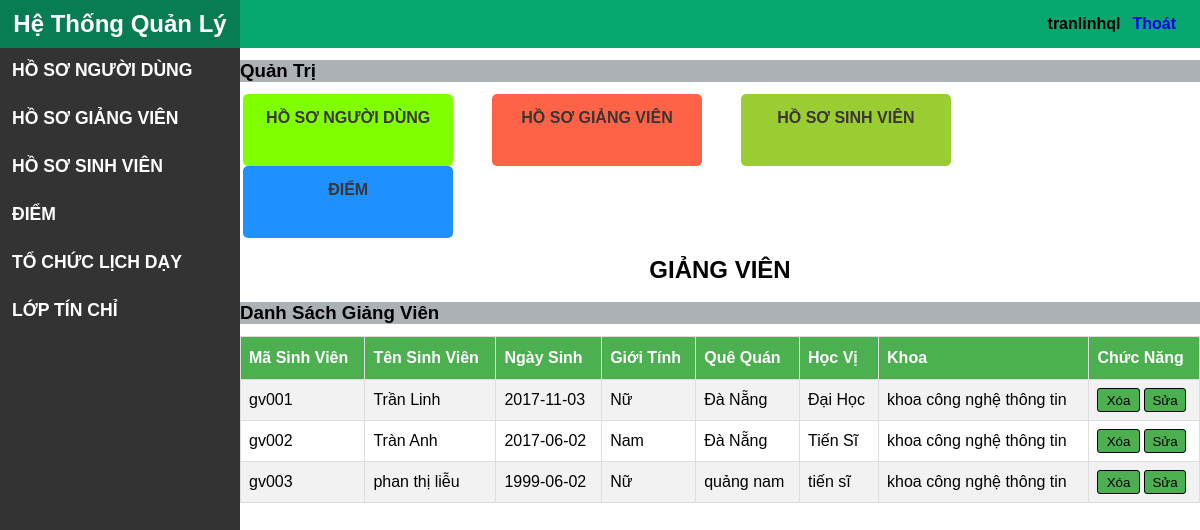
The app's page /GiangVien/LayDanhSachGiangVien/mk001 (signed in) with its own data.
### tables this page shows
CREATE TABLE `giangvien` (
  `magv` varchar(20) NOT NULL,
  `tengv` varchar(100) DEFAULT NULL,
  `gioitinh` bit(1) DEFAULT NULL,
  `ngaysinh` date DEFAULT NULL,
  `quequan` varchar(100) DEFAULT NULL,
  `hocvi` varchar(100) DEFAULT NULL,
  `makhoa` varchar(20) DEFAULT NULL
);

CREATE TABLE `khoa` (
  `makhoa` varchar(20) NOT NULL,
  `tenkhoa` varchar(100) DEFAULT NULL,
  `namthanhlap` int(11) DEFAULT NULL
);

### mvc/core/Controller.php (called while the page is built, shortened)
<?php
class Controller
{
    public function view($view, $data = [])
    {
        require_once "./mvc/views/" . $view . ".php";
    }
}

### mvc/controllers/GiangVien.php (called while the page is built, shortened)
<?php
class GiangVien extends Controller
{
    public function LayDanhSachGiangVien($makhoa)
    {
        $daoGiangVien = $this->model("DaoGiangVien");
        $arrGiangVien = $daoGiangVien->LayDanhSachGiangVienTheoMaKhoa($makhoa);
        $this->view("LayoutQuanTri", ["page" => "GVXemDanhSach", "css" => "GVXemDanhSach", "arrGiangVien" => $arrGiangVien]);
    }
}

### mvc/core/App.php (called while the page is built, shortened)
<?php
class App
{
   protected $action = "SayHi";
   protected $params = [];
   function __construct()
   {
      $arr = $this->UrlProcess();
      $this->controller=new $this->controller;
      unset($arr[0]);
      if (isset($arr[1])) {
         if (method_exists($this->controller, $arr[1])) {
            $this->action = $arr[1];
         }
      }
      unset($arr[1]);
      if (isset($arr)) {
         $this->params = $arr;
      } else {
         $this->params = [];
      }
      call_user_func_array([$this->controller,$this->action],$this->params);
   }
   function UrlProcess()
   {
      if (isset($_GET['url'])) {
         return explode('/', filter_var(trim($_GET['url'], '/')));
      }
   }
}

### index.php (called while the page is built, shortened)
<?php
$myApp = new App();

### mvc/core/DB.php (called while the page is built, shortened)
<?php
class DB
{
    protected $serverName = "localhost";
    protected $userName = "root";
    protected $password = "";
    function __construct()
    {
        $this->conn=mysqli_connect($this->serverName,$this->userName,$this->password);
     }
}

### mvc/models/DaoGiangVien.php (called while the page is built, shortened)
<?php
class DaoGiangVien extends DB
{
    public function LayDanhSachGiangVienTheoMaKhoa($makhoa)
    {
        $array = [];
        $sql = "SELECT GV.magv,GV.tengv,GV.ngaysinh,GV.gioitinh,GV.quequan,GV.hocvi,GV.makhoa,K.tenkhoa FROM giangvien AS GV JOIN khoa AS K ON GV.makhoa=K.makhoa WHERE GV.makhoa='".$makhoa."'";
        $result = mysqli_query($this->conn, $sql);
        while ($row = mysqli_fetch_assoc($result)) {
            $array[] = $row;
        }
        return $array;
    }
}

### mvc/views/pages/GVXemDanhSach.php (the view)
<div class="content-main">
    <h2>GIẢNG VIÊN</h2>
    <h3>Danh Sách Giảng Viên</h3>
    <table id="customers">
        <tr>
            <th>Mã Sinh Viên</th>
            <th>Tên Sinh Viên</th>
            <th>Ngày Sinh</th>
            <th>Giới Tính</th>
            <th>Quê Quán</th>
            <th>Học Vị</th>
            <th>Khoa</th>
            <th>Chức Năng</th>
        </tr>
        <?php
        $dem = count($data["arrGiangVien"]);
        for ($i = 0; $i < $dem; $i++) {
            $gioitinh = "";
            if ($data["arrGiangVien"][$i]["gioitinh"] == 1) {
                $gioitinh = "Nam";
            } else {
                $gioitinh = "Nữ";
            }
            echo '<tr>
            <td>' . $data["arrGiangVien"][$i]["magv"] . '</td>
            <td>' . $data["arrGiangVien"][$i]["tengv"] . '</td>
            <td>' . $data["arrGiangVien"][$i]["ngaysinh"] . '</td>
            <td>' . $gioitinh . '</td>
            <td>' . $data["arrGiangVien"][$i]["quequan"] . '</td>
            <td>' . $data["arrGiangVien"][$i]["hocvi"] . '</td>
            <td>' . $data["arrGiangVien"][$i]["tenkhoa"] . '</td>
            <td>
            <a href="GiangVien/XoaGiangVien/' . $data["arrGiangVien"][$i]["magv"] . '/' . $data["arrGiangVien"][$i]["makhoa"] . '" ><button class="btn">Xóa</button></a>
            <a href="GiangVien/SuaGiangVien/' . $data["arrGiangVien"][$i]["magv"] . '" ><button class="btn">Sửa</button></a>
            </td>
        </tr>';
        }
        ?>
    </table>
</div>

### public/css/QuanTri.css (style rules this page uses)
* { margin: 0px; padding: 0px; }
body { font-size: 1em; font-family: Helvetica, sans-serif; background-color: white; }
a { text-decoration: none; }
.content .content-admin h3 { margin: 1vw 0vw; }

### public/css/GVXemDanhSach.css (style rules this page uses)
#customers { font-family: "Trebuchet MS", Arial, Helvetica, sans-serif; border-collapse: collapse; width: 100%; }
#customers td, #customers th { border: 1px solid #ddd; padding: 8px; }
#customers tr:nth-child(even) { background-color: #f2f2f2; }
#customers th { padding-top: 12px; padding-bottom: 12px; text-align: left; background-color: #4CAF50; color: white; }
.content-main h3 { background-color: rgb(172, 177, 182); }
.content-main h2 { margin: 1.5vw 0vw; text-align: center; }
.btn { width: 45%; height: 2vw; background-color: #4CAF50; border: 1px solid black; border-radius: 3px; }

### records on screen
giangvien: magv "gv001", tengv "Trần Linh", ngaysinh "2017-11-03", gioitinh "Nữ", quequan "Đà Nẵng", hocvi "Đại Học", makhoa.tenkhoa "khoa công nghệ thông tin"
giangvien: magv "gv002", tengv "Tràn Anh", ngaysinh "2017-06-02", gioitinh "Nam", quequan "Đà Nẵng", hocvi "Tiến Sĩ", makhoa.tenkhoa "khoa công nghệ thông tin"
giangvien: magv "gv003", tengv "phan thị liễu", ngaysinh "1999-06-02", gioitinh "Nữ", quequan "quảng nam", hocvi "tiến sĩ", makhoa.tenkhoa "khoa công nghệ thông tin"

### other values on screen
$_SESSION['user'] "tranlinhql"
